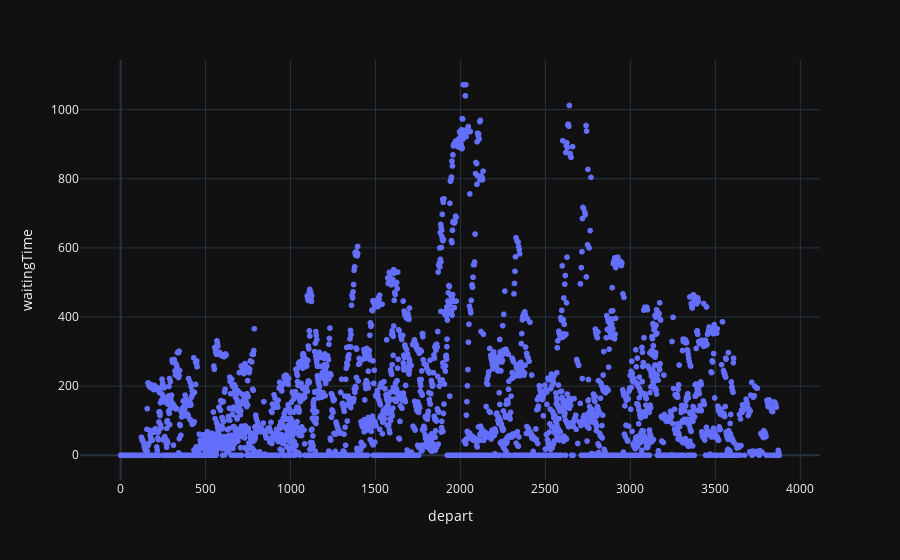

Here is the notebook cell this chart was saved with:
### Markdown cell above
keep track of waiting time, time loss, average speed

### Code cell
fig = px.scatter(df, x="depart", y="waitingTime")
fig.show()

### Figure 1 — Plotly figure (JSON) as saved in the notebook; plotly's stock layout.template omitted (floating-point values rounded to 4 significant figures; data arrays with more than 128 entries replaced by an {"elided": "..."} marker saying what was removed)
{"data": [{"hovertemplate": "depart=%{x}<br>waitingTime=%{y}<extra></extra>", "legendgroup": "", "marker": {"color": "#636efa", "symbol": "circle"}, "mode": "markers", "name": "", "showlegend": false, "x": {"elided": "3524 float values"}, "xaxis": "x", "y": {"elided": "3524 float values"}, "yaxis": "y", "type": "scattergl"}], "layout": {"xaxis": {"anchor": "y", "domain": [0.0, 1.0], "title": {"text": "depart"}}, "yaxis": {"anchor": "x", "domain": [0.0, 1.0], "title": {"text": "waitingTime"}}, "legend": {"tracegroupgap": 0}, "margin": {"t": 60}}}
